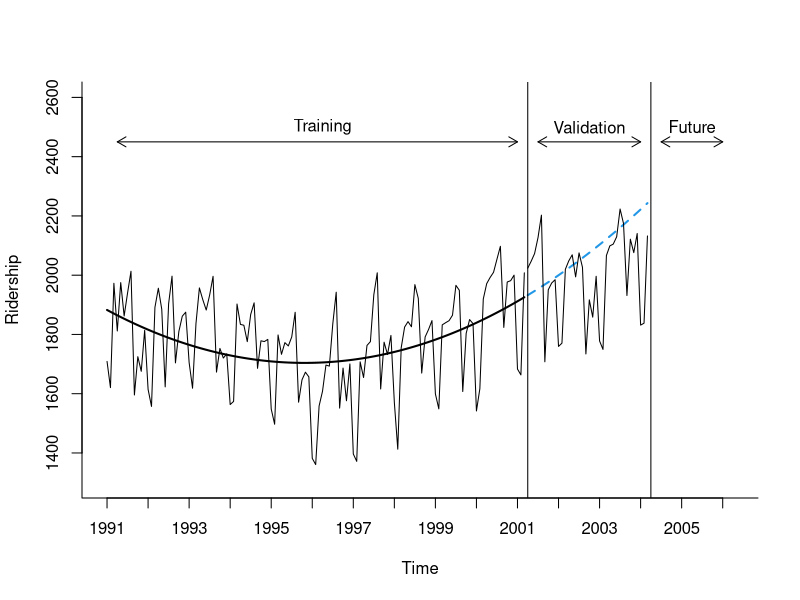

The R script that drew this image:
library(forecast)
Amtrak.data <- read.csv("datasets/Amtrak data.csv")
ridership.ts <- ts(Amtrak.data$Ridership, start = c(1991, 1), end = c(2004, 3), freq = 12)

stepsAhead <- 36
nTrain <- length(ridership.ts) - stepsAhead
train.ts <- window(ridership.ts, start = c(1991, 1), end = c(1991, nTrain))
valid.ts <- window(ridership.ts, start = c(1991, nTrain + 1), end = c(1991, nTrain + stepsAhead))
ridership.lm <-  tslm(train.ts ~ trend + I(trend^2))
ridership.lm.pred <- forecast(ridership.lm, h = stepsAhead, level = 0)

# Figure 3-2
plot(ridership.lm.pred, ylim = c(1300, 2600),  ylab = "Ridership", xlab = "Time", bty = "l", xaxt = "n", xlim = c(1991,2006.25), main = "", flty = 2)
axis(1, at = seq(1991, 2006, 1), labels = format(seq(1991, 2006, 1))) 
lines(ridership.lm$fitted, lwd = 2)
lines(valid.ts)
lines(c(2004.25 - 3, 2004.25 - 3), c(0, 3500)) 
lines(c(2004.25, 2004.25), c(0, 3500))
text(1996.25, 2500, "Training")
text(2002.75, 2500, "Validation")
text(2005.25, 2500, "Future")
arrows(2004 - 3, 2450, 1991.25, 2450, code = 3, length = 0.1, lwd = 1,angle = 30)
arrows(2004.5 - 3, 2450, 2004, 2450, code = 3, length = 0.1, lwd = 1,angle = 30)
arrows(2004.5, 2450, 2006, 2450, code = 3, length = 0.1, lwd = 1, angle = 30)


